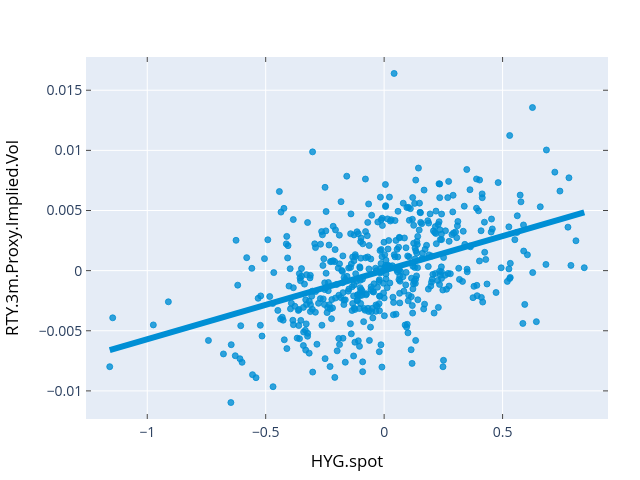

Notebook source saved alongside this figure:
### Code cell
# What if we want to interact with the plot, such as zooming in, inspect the values etc. This is where plotply comes handy
from plotly.offline import download_plotlyjs, init_notebook_mode, iplot
import plotly.tools as tls
init_notebook_mode(connected=True)
# Here we can convert our matplotlib object to a plotly object 
plotlyFig = tls.mpl_to_plotly(fig)

# Add annotation so you have the regression stats 
plotlyFig['layout']['annotations'] = [
    dict( 
         x=18,
         y=-2,
         showarrow=False,
         text = 'R^2 = {:.3f}'.format(rvalue)
         ),
    dict(
        x=18,
        y=-2.6,
        showarrow = False, 
        text = 'y = {m:.3f}x {sign} {b:.3f}'.format(m=slope, sign="+" if intercept >=0 else "-", b=abs(intercept)) 
    )
]
iplot(plotlyFig)

### Figure 1 — Plotly figure (JSON) as saved in the notebook; plotly's stock layout.template omitted (floating-point values rounded to 4 significant figures; data arrays with more than 128 entries replaced by an {"elided": "..."} marker saying what was removed)
{"data": [{"line": {"color": "rgba (0, 143, 213, 1)", "dash": "solid", "width": 6}, "mode": "lines", "name": "_child1", "type": "scatter", "x": [-1.158, -1.138, -1.118, -1.098, -1.077, -1.057, -1.037, -1.017, -0.9965, -0.9763, -0.9561, -0.9358, -0.9156, -0.8954, -0.8751, -0.8549, -0.8346, -0.8144, -0.7942, -0.7739, -0.7537, -0.7335, -0.7132, -0.693, -0.6728, -0.6525, -0.6323, -0.6121, -0.5918, -0.5716, -0.5514, -0.5311, -0.5109, -0.4907, -0.4704, -0.4502, -0.43, -0.4097, -0.3895, -0.3693, -0.349, -0.3288, -0.3085, -0.2883, -0.2681, -0.2478, -0.2276, -0.2074, -0.1871, -0.1669, -0.1467, -0.1264, -0.1062, -0.08597, -0.06573, -0.0455, -0.02526, -0.005028, 0.01521, 0.03544, 0.05568, 0.07591, 0.09615, 0.1164, 0.1366, 0.1568, 0.1771, 0.1973, 0.2176, 0.2378, 0.258, 0.2783, 0.2985, 0.3187, 0.339, 0.3592, 0.3794, 0.3997, 0.4199, 0.4401, 0.4604, 0.4806, 0.5008, 0.5211, 0.5413, 0.5615, 0.5818, 0.602, 0.6222, 0.6425, 0.6627, 0.6829, 0.7032, 0.7234, 0.7437, 0.7639, 0.7841, 0.8044, 0.8246, 0.8448], "xaxis": "x", "y": [-0.006601, -0.006486, -0.00637, -0.006254, -0.006139, -0.006023, -0.005908, -0.005792, -0.005676, -0.005561, -0.005445, -0.005329, -0.005214, -0.005098, -0.004983, -0.004867, -0.004751, -0.004636, -0.00452, -0.004405, -0.004289, -0.004173, -0.004058, -0.003942, -0.003826, -0.003711, -0.003595, -0.00348, -0.003364, -0.003248, -0.003133, -0.003017, -0.002902, -0.002786, -0.00267, -0.002555, -0.002439, -0.002323, -0.002208, -0.002092, -0.001977, -0.001861, -0.001745, -0.00163, -0.001514, -0.001399, -0.001283, -0.001167, -0.001052, -0.0009361, -0.0008204, -0.0007048, -0.0005892, -0.0004736, -0.000358, -0.0002424, -0.0001268, -1.113e-05, 0.0001045, 0.0002201, 0.0003357, 0.0004513, 0.0005669, 0.0006826, 0.0007982, 0.0009138, 0.001029, 0.001145, 0.001261, 0.001376, 0.001492, 0.001607, 0.001723, 0.001839, 0.001954, 0.00207, 0.002186, 0.002301, 0.002417, 0.002532, 0.002648, 0.002764, 0.002879, 0.002995, 0.003111, 0.003226, 0.003342, 0.003457, 0.003573, 0.003689, 0.003804, 0.00392, 0.004035, 0.004151, 0.004267, 0.004382, 0.004498, 0.004614, 0.004729, 0.004845], "yaxis": "y"}, {"marker": {"color": "rgba(0,143,213,0.8)", "line": {"color": "rgba(0,143,213,0.8)", "width": 1}, "size": 6, "symbol": "circle"}, "mode": "markers", "type": "scatter", "x": {"elided": "499 float values"}, "xaxis": "x", "y": {"elided": "499 float values"}, "yaxis": "y"}], "layout": {"annotations": [{"showarrow": false, "text": "R^2 = 0.448", "x": 18, "y": -2}, {"showarrow": false, "text": "y = 0.006x + 0.000", "x": 18, "y": -2.6}], "autosize": false, "height": 480, "hovermode": "closest", "margin": {"b": 33, "l": 51, "pad": 0, "r": 32, "t": 57}, "showlegend": false, "width": 640, "xaxis": {"anchor": "y", "domain": [0, 1], "mirror": "ticks", "nticks": 11, "range": [-1.259, 0.945], "showgrid": true, "showline": true, "side": "bottom", "tickfont": {"size": 14}, "ticks": "inside", "title": {"font": {"color": "#000000", "size": 16.8}, "text": "HYG.spot"}, "type": "linear", "zeroline": false}, "yaxis": {"anchor": "x", "domain": [0, 1], "mirror": "ticks", "nticks": 8, "range": [-0.01234, 0.01776], "showgrid": true, "showline": true, "side": "left", "tickfont": {"size": 14}, "ticks": "inside", "title": {"font": {"color": "#000000", "size": 16.8}, "text": "RTY.3m.Proxy.Implied.Vol"}, "type": "linear", "zeroline": false}}}
